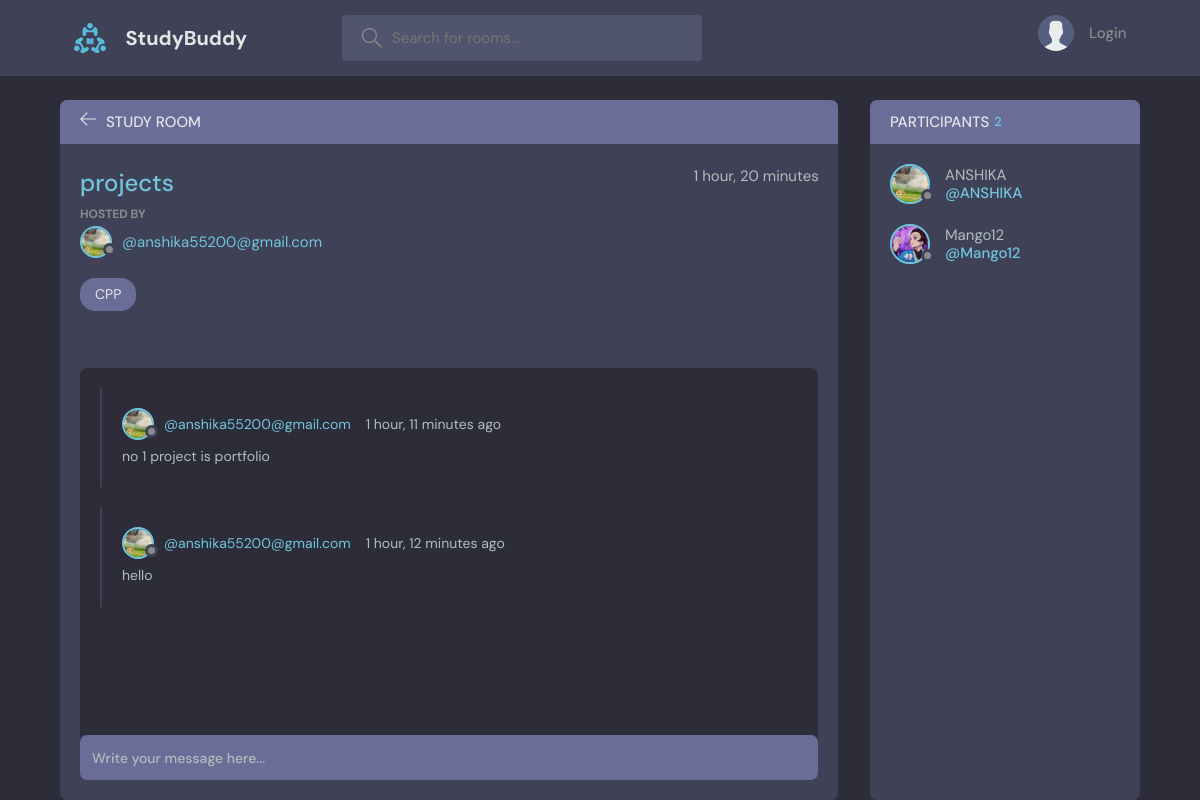
Page /room/3/ on the committed database.
### base/models.py (models this page shows, shortened)
class Room(models.Model):
    host =  models.ForeignKey(User, on_delete=models.SET_NULL, null=True)
    topic = models.ForeignKey(Topic, on_delete=models.SET_NULL, null=True)
    name = models.CharField(max_length=200)
    description = models.TextField(null=True, blank=True)
    participants = models.ManyToManyField(User, related_name='participants', blank=True)
    updated = models.DateTimeField(auto_now=True)
    created = models.DateTimeField(auto_now_add=True)
    class Meta:
        ordering = ['-updated', '-created']

class User(AbstractUser):
    name = models.CharField(max_length=200, null=True)
    email = models.EmailField(unique=True,  null=True)
    bio = models.TextField(null=True)
    avatar = models.ImageField(null=True, default="avatar.svg")
    USERNAME_FIELD = 'email'
    REQUIRED_FIELDS = []

class Topic(models.Model):
    name = models.CharField(max_length=200)
    def __str__(self):
        return self.name

class Message(models.Model):
    user = models.ForeignKey(User, on_delete=models.CASCADE)
    room = models.ForeignKey(Room, on_delete=models.CASCADE)
    body = models.TextField()
    updated = models.DateTimeField(auto_now=True)
    created = models.DateTimeField(auto_now_add=True)
    class Meta:
        ordering = ['-updated', '-created']

### base/views.py (the view, shortened to what this page needs)
# urls.py: path('room/<str:pk>/',views.room,name= "room"),
def room(request,pk):
    room = Room.objects.get(id=pk)
    room_messages = room.message_set.all().order_by('-created')
    participants = room.participants.all()
    context = {'room' : room, 'room_messages': room_messages, 'participants': participants}
    return render(request, 'base/room.html',context)

### templates/base/room.html (shortened to what this page needs)
{% extends 'main.html' %}
{% block content %}
    <main class="profile-page layout layout--2">
      <div class="container">
        <div class="room">
          <div class="room__top">
            <div class="room__topLeft">
              <a href="{% url 'home' %}">
                <svg version="1.1" xmlns="http://www.w3.org/2000/svg" width="32" height="32" viewBox="0 0 32 32">
                  <title>arrow-left</title>
                  <path
                    d="M13.723 2.286l-13.723 13.714 13.719 13.714 1.616-1.611-10.96-10.96h27.625v-2.286h-27.625l10.965-10.965-1.616-1.607z"
                  ></path>
                </svg>
              </a>
              <h3>Study Room</h3>
            </div>
          </div>
          <div class="room__box scroll">
            <div class="room__header scroll">
              <div class="room__info">
                <h3>{{room.name}}</h3>
                <span>{{room.created|timesince}}</span>
              </div>
              <div class="room__hosted">
                <p>Hosted By</p>
                <a href="{% url 'user-profile' room.host.id %}" class="room__author">
                  <div class="avatar avatar--small">
                    <img src="{{room.host.avatar.url}}" />
                  </div>
                  <span>@{{room.host}}</span>
                </a>
              </div>
              <span class="room__topics">{{room.topic}}</span>
            </div>
            <div class="room__conversation">
              <div class="threads scroll">
                {% for message in room_messages %}
                <div class="thread">
                  <div class="thread__top">
                    <div class="thread__author">
                      <a href="{% url 'user-profile' message.user.id %}" class="thread__authorInfo">
                        <div class="avatar avatar--small">
                          <img src="{{message.user.avatar.url}}" />
                        </div>
                        <span>@{{message.user}}</span>
                      </a>
                      <span class="thread__date">{{message.created|timesince}} ago</span>
                    </div>
                  </div>
                  <div class="thread__details">
                    {{message.body}}
                  </div>
                </div>
                {% endfor %}
              </div>
            </div>
          </div>
          <div class="room__message">
            <form action="" method="POST">
              <input name="body" placeholder="Write your message here..." />
            </form>
          </div>
        </div>
        <div class="participants">
          <h3 class="participants__top">Participants <span>{{participants.count}}</span></h3>
          <div class="participants__list scroll">
            {% for user in participants %}
            <a href="{% url 'user-profile' user.id %}" class="participant">
              <div class="avatar avatar--medium">
                <img src="{{user.avatar.url}}" />
              </div>
              <p>
                {{user.username}}
                <span>@{{user.username}}</span>
              </p>
            </a>
            {% endfor %}
          </div>
        </div>
      </div>
    </main>
{% endblock %}

### rows in the picture
Room: name "projects", created "1 hour, 20 minutes", host.avatar (picture), host "anshika55200@gmail.com", topic "CPP"
Message: user.avatar (picture), user "anshika55200@gmail.com", created "1 hour, 11 minutes", body "no 1 project is portfolio"
Message: user.avatar (picture), user "anshika55200@gmail.com", created "1 hour, 12 minutes", body "hello"
User: avatar (picture), username "ANSHIKA"
User: avatar (picture), username "Mango12"

### other values in the picture
{{ participants.count }} "2"
